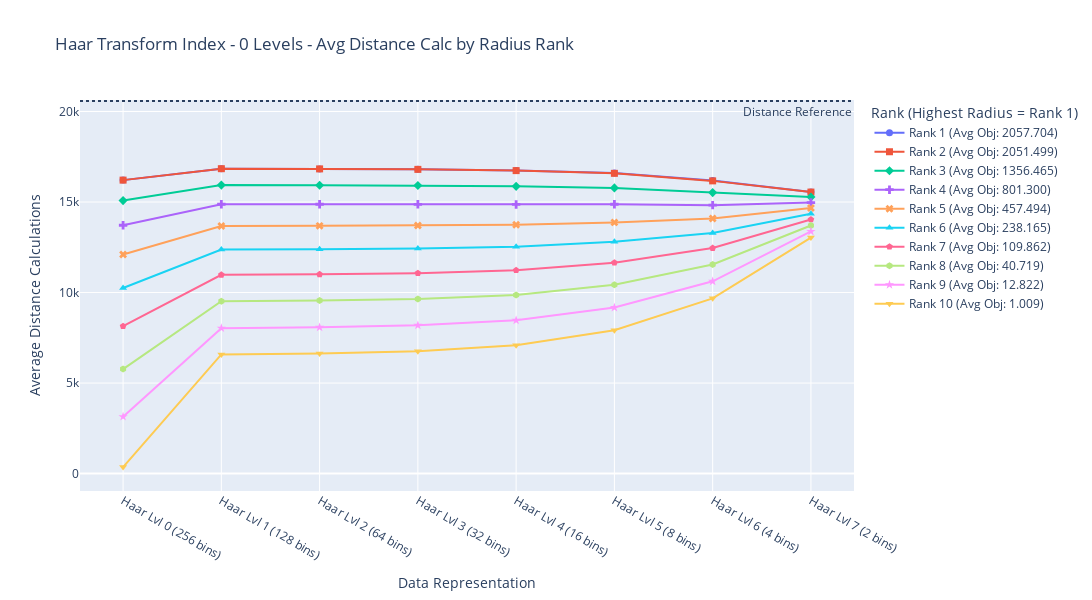
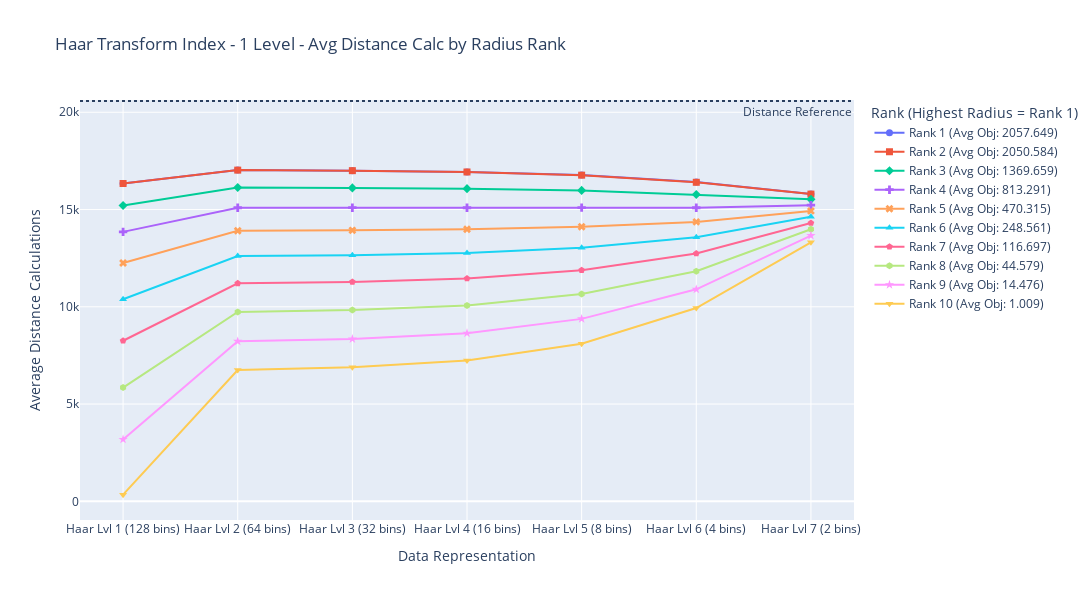

Notebook cell for these charts, in order:
### Code cell
# --- Mappings ---
tree_title_map = {
    "tree-0": "Haar Transform Index - 0 Levels",
    "tree-1": "Haar Transform Index - 1 Level",
    "tree-2": "Haar Transform Index - 2 Levels",
}

data_label_map = {
    "data-0": "Haar Lvl 0 (256 bins)",
    "data-1": "Haar Lvl 1 (128 bins)",
    "data-2": "Haar Lvl 2 (64 bins)",
    "data-3": "Haar Lvl 3 (32 bins)",
    "data-4": "Haar Lvl 4 (16 bins)",
    "data-5": "Haar Lvl 5 (8 bins)",
    "data-6": "Haar Lvl 6 (4 bins)",
    "data-7": "Haar Lvl 7 (2 bins)",
}

# --- Constants ---
REFERENCE_DISTANCE_VALUE = 20580
TARGET_TREES = ["tree-0", "tree-1", "tree-2"]
# Define marker symbols for different rank lines
marker_symbols = ['circle', 'square', 'diamond', 'cross', 'x', 'triangle-up',
                  'pentagon', 'hexagon', 'star', 'triangle-down'] # Add more if needed

# --- Plotting Logic ---
for tree_name, tree_data in all_data.items():
    # Filter for target trees
    if tree_name not in TARGET_TREES:
        continue

    if not isinstance(tree_data, dict):
        print(f"Skipping {tree_name}: Data is not in the expected dictionary format.")
        continue

    fig = go.Figure()
    original_data_labels = sorted([k for k in tree_data.keys() if k.startswith('data-')])
    if not original_data_labels:
        print(f"Skipping {tree_name}: No 'data-X' keys found.")
        continue
    x_axis_labels = [data_label_map.get(lbl, lbl) for lbl in original_data_labels]

    processed_data = {}
    max_rank = 0

    # --- Step 1: Extract and Rank Data ---
    for data_label in original_data_labels:
        data_set = tree_data.get(data_label, {})
        if not isinstance(data_set, dict):
            print(f"Warning: Skipping {data_label} in {tree_name}: Data is not a dictionary.")
            processed_data[data_label] = []
            continue

        sorted_radii = sorted(
            [item for item in data_set.items() if isinstance(item[1], dict) and 'radius' in item[1]],
            key=lambda item: item[1].get('radius', -1),
            reverse=True
        )
        processed_data[data_label] = sorted_radii
        max_rank = max(max_rank, len(sorted_radii))

    if max_rank == 0:
        print(f"Skipping {tree_name}: No valid radius data found across all data keys.")
        continue

    # --- Step 2: Structure Data by Rank Across Datasets ---
    for rank in range(max_rank):
        rank_avg_dist = [] # Changed variable name
        rank_avg_obj = []
        for data_label in original_data_labels:
            sorted_radii = processed_data.get(data_label, [])
            if rank < len(sorted_radii):
                radius_key, radius_data = sorted_radii[rank]
                if isinstance(radius_data, dict):
                     # Get 'avg_dist_calc'
                    rank_avg_dist.append(radius_data.get('avg_dist_calc'))
                    rank_avg_obj.append(radius_data.get('avg_obj_result'))
                else:
                    rank_avg_dist.append(None)
                    rank_avg_obj.append(None)
            else:
                rank_avg_dist.append(None)
                rank_avg_obj.append(None)

        # Only add trace if there is at least one non-None value for this rank
        if not all(v is None for v in rank_avg_dist):
            valid_avg_objs = [obj for obj in rank_avg_obj if obj is not None]
            avg_legend = np.nanmean(valid_avg_objs) if valid_avg_objs else float('nan')
            legend_name = f"Rank {rank + 1} (Avg Obj: {avg_legend:.3f})"
            # Select marker symbol for this rank
            marker_symbol = marker_symbols[rank % len(marker_symbols)]

            fig.add_trace(go.Scatter(
                x=x_axis_labels,
                y=rank_avg_dist, # Use avg_dist data
                mode='lines+markers',
                name=legend_name,
                marker=dict(symbol=marker_symbol, size=7), # <<< ADDED/MODIFIED MARKER
                line=dict(width=2),
                hovertemplate = (
                    f"<b>{tree_title_map.get(tree_name, tree_name)}</b><br>" +
                    'Representation: %{x}<br>' +
                    'Avg Dist Calc: %{y:.2f}<br>' + # Updated label and formatting
                    f'Rank: {rank + 1}<br>' +
                    f'Avg Obj Result (Line Avg): {avg_legend:.3f}' +
                    '<extra></extra>'
                )
            ))

    # --- Step 3: Add Reference Line and Finalize Layout ---
    fig.add_hline(
        y=REFERENCE_DISTANCE_VALUE,
        line_dash="dot",
        annotation_text="Distance Reference",
        annotation_position="bottom right"
    )

    fig.update_layout(
        title=f"{tree_title_map.get(tree_name, tree_name)} - Avg Distance Calc by Radius Rank", # Updated title
        xaxis_title="Data Representation",
        yaxis_title="Average Distance Calculations",
        legend_title="Rank (Highest Radius = Rank 1)",
        hovermode="x unified",
        xaxis={'categoryorder':'array', 'categoryarray':x_axis_labels},
        width=1200,  # Largura
        height=600
    )

    # --- Step 4: Show Plot ---
    fig.show()

print("\nAverage Distance Calculation plots by rank generated for selected trees.")

### Figure 1 — Plotly figure (JSON) as saved in the notebook; plotly's stock layout.template omitted (floating-point values rounded to 4 significant figures)
{"data": [{"hovertemplate": "<b>Haar Transform Index - 0 Levels</b><br>Representation: %{x}<br>Avg Dist Calc: %{y:.2f}<br>Rank: 1<br>Avg Obj Result (Line Avg): 2057.704<extra></extra>", "line": {"width": 2}, "marker": {"size": 7, "symbol": "circle"}, "mode": "lines+markers", "name": "Rank 1 (Avg Obj: 2057.704)", "type": "scatter", "x": ["Haar Lvl 0 (256 bins)", "Haar Lvl 1 (128 bins)", "Haar Lvl 2 (64 bins)", "Haar Lvl 3 (32 bins)", "Haar Lvl 4 (16 bins)", "Haar Lvl 5 (8 bins)", "Haar Lvl 6 (4 bins)", "Haar Lvl 7 (2 bins)"], "y": [16210.0, 16842, 16830.0, 16800.0, 16740.0, 16600.0, 16183, 15560.0]}, {"hovertemplate": "<b>Haar Transform Index - 0 Levels</b><br>Representation: %{x}<br>Avg Dist Calc: %{y:.2f}<br>Rank: 2<br>Avg Obj Result (Line Avg): 2051.499<extra></extra>", "line": {"width": 2}, "marker": {"size": 7, "symbol": "square"}, "mode": "lines+markers", "name": "Rank 2 (Avg Obj: 2051.499)", "type": "scatter", "x": ["Haar Lvl 0 (256 bins)", "Haar Lvl 1 (128 bins)", "Haar Lvl 2 (64 bins)", "Haar Lvl 3 (32 bins)", "Haar Lvl 4 (16 bins)", "Haar Lvl 5 (8 bins)", "Haar Lvl 6 (4 bins)", "Haar Lvl 7 (2 bins)"], "y": [16210.0, 16841, 16830, 16800.0, 16730.0, 16580.0, 16170.0, 15550.0]}, {"hovertemplate": "<b>Haar Transform Index - 0 Levels</b><br>Representation: %{x}<br>Avg Dist Calc: %{y:.2f}<br>Rank: 3<br>Avg Obj Result (Line Avg): 1356.465<extra></extra>", "line": {"width": 2}, "marker": {"size": 7, "symbol": "diamond"}, "mode": "lines+markers", "name": "Rank 3 (Avg Obj: 1356.465)", "type": "scatter", "x": ["Haar Lvl 0 (256 bins)", "Haar Lvl 1 (128 bins)", "Haar Lvl 2 (64 bins)", "Haar Lvl 3 (32 bins)", "Haar Lvl 4 (16 bins)", "Haar Lvl 5 (8 bins)", "Haar Lvl 6 (4 bins)", "Haar Lvl 7 (2 bins)"], "y": [15080.0, 15930.0, 15930.0, 15910.0, 15870.0, 15780.0, 15520.0, 15280.0]}, {"hovertemplate": "<b>Haar Transform Index - 0 Levels</b><br>Representation: %{x}<br>Avg Dist Calc: %{y:.2f}<br>Rank: 4<br>Avg Obj Result (Line Avg): 801.300<extra></extra>", "line": {"width": 2}, "marker": {"size": 7, "symbol": "cross"}, "mode": "lines+markers", "name": "Rank 4 (Avg Obj: 801.300)", "type": "scatter", "x": ["Haar Lvl 0 (256 bins)", "Haar Lvl 1 (128 bins)", "Haar Lvl 2 (64 bins)", "Haar Lvl 3 (32 bins)", "Haar Lvl 4 (16 bins)", "Haar Lvl 5 (8 bins)", "Haar Lvl 6 (4 bins)", "Haar Lvl 7 (2 bins)"], "y": [13720.0, 14880.0, 14880.0, 14870.0, 14870.0, 14880.0, 14830.0, 14970.0]}, {"hovertemplate": "<b>Haar Transform Index - 0 Levels</b><br>Representation: %{x}<br>Avg Dist Calc: %{y:.2f}<br>Rank: 5<br>Avg Obj Result (Line Avg): 457.494<extra></extra>", "line": {"width": 2}, "marker": {"size": 7, "symbol": "x"}, "mode": "lines+markers", "name": "Rank 5 (Avg Obj: 457.494)", "type": "scatter", "x": ["Haar Lvl 0 (256 bins)", "Haar Lvl 1 (128 bins)", "Haar Lvl 2 (64 bins)", "Haar Lvl 3 (32 bins)", "Haar Lvl 4 (16 bins)", "Haar Lvl 5 (8 bins)", "Haar Lvl 6 (4 bins)", "Haar Lvl 7 (2 bins)"], "y": [12100.0, 13680.0, 13680.0, 13700.0, 13740.0, 13870.0, 14090.0, 14670.0]}, {"hovertemplate": "<b>Haar Transform Index - 0 Levels</b><br>Representation: %{x}<br>Avg Dist Calc: %{y:.2f}<br>Rank: 6<br>Avg Obj Result (Line Avg): 238.165<extra></extra>", "line": {"width": 2}, "marker": {"size": 7, "symbol": "triangle-up"}, "mode": "lines+markers", "name": "Rank 6 (Avg Obj: 238.165)", "type": "scatter", "x": ["Haar Lvl 0 (256 bins)", "Haar Lvl 1 (128 bins)", "Haar Lvl 2 (64 bins)", "Haar Lvl 3 (32 bins)", "Haar Lvl 4 (16 bins)", "Haar Lvl 5 (8 bins)", "Haar Lvl 6 (4 bins)", "Haar Lvl 7 (2 bins)"], "y": [10250.0, 12370.0, 12390.0, 12430.0, 12530.0, 12800.0, 13292, 14350.0]}, {"hovertemplate": "<b>Haar Transform Index - 0 Levels</b><br>Representation: %{x}<br>Avg Dist Calc: %{y:.2f}<br>Rank: 7<br>Avg Obj Result (Line Avg): 109.862<extra></extra>", "line": {"width": 2}, "marker": {"size": 7, "symbol": "pentagon"}, "mode": "lines+markers", "name": "Rank 7 (Avg Obj: 109.862)", "type": "scatter", "x": ["Haar Lvl 0 (256 bins)", "Haar Lvl 1 (128 bins)", "Haar Lvl 2 (64 bins)", "Haar Lvl 3 (32 bins)", "Haar Lvl 4 (16 bins)", "Haar Lvl 5 (8 bins)", "Haar Lvl 6 (4 bins)", "Haar Lvl 7 (2 bins)"], "y": [8141.0, 10980.0, 11003, 11070.0, 11230.0, 11650.0, 12460.0, 14030.0]}, {"hovertemplate": "<b>Haar Transform Index - 0 Levels</b><br>Representation: %{x}<br>Avg Dist Calc: %{y:.2f}<br>Rank: 8<br>Avg Obj Result (Line Avg): 40.719<extra></extra>", "line": {"width": 2}, "marker": {"size": 7, "symbol": "hexagon"}, "mode": "lines+markers", "name": "Rank 8 (Avg Obj: 40.719)", "type": "scatter", "x": ["Haar Lvl 0 (256 bins)", "Haar Lvl 1 (128 bins)", "Haar Lvl 2 (64 bins)", "Haar Lvl 3 (32 bins)", "Haar Lvl 4 (16 bins)", "Haar Lvl 5 (8 bins)", "Haar Lvl 6 (4 bins)", "Haar Lvl 7 (2 bins)"], "y": [5771.0, 9520.0, 9556.0, 9646.0, 9866.0, 10430.0, 11551, 13703]}, {"hovertemplate": "<b>Haar Transform Index - 0 Levels</b><br>Representation: %{x}<br>Avg Dist Calc: %{y:.2f}<br>Rank: 9<br>Avg Obj Result (Line Avg): 12.822<extra></extra>", "line": {"width": 2}, "marker": {"size": 7, "symbol": "star"}, "mode": "lines+markers", "name": "Rank 9 (Avg Obj: 12.822)", "type": "scatter", "x": ["Haar Lvl 0 (256 bins)", "Haar Lvl 1 (128 bins)", "Haar Lvl 2 (64 bins)", "Haar Lvl 3 (32 bins)", "Haar Lvl 4 (16 bins)", "Haar Lvl 5 (8 bins)", "Haar Lvl 6 (4 bins)", "Haar Lvl 7 (2 bins)"], "y": [3144.0, 8032.0, 8077.0, 8186.0, 8463.0, 9171.0, 10620.0, 13370.0]}, {"hovertemplate": "<b>Haar Transform Index - 0 Levels</b><br>Representation: %{x}<br>Avg Dist Calc: %{y:.2f}<br>Rank: 10<br>Avg Obj Result (Line Avg): 1.009<extra></extra>", "line": {"width": 2}, "marker": {"size": 7, "symbol": "triangle-down"}, "mode": "lines+markers", "name": "Rank 10 (Avg Obj: 1.009)", "type": "scatter", "x": ["Haar Lvl 0 (256 bins)", "Haar Lvl 1 (128 bins)", "Haar Lvl 2 (64 bins)", "Haar Lvl 3 (32 bins)", "Haar Lvl 4 (16 bins)", "Haar Lvl 5 (8 bins)", "Haar Lvl 6 (4 bins)", "Haar Lvl 7 (2 bins)"], "y": [358.4, 6582.0, 6635.0, 6762.0, 7085.0, 7917.0, 9680.0, 13040.0]}], "layout": {"annotations": [{"showarrow": false, "text": "Distance Reference", "x": 1, "xanchor": "right", "xref": "x domain", "y": 20580, "yanchor": "top", "yref": "y"}], "height": 600, "hovermode": "x unified", "legend": {"title": {"text": "Rank (Highest Radius = Rank 1)"}}, "shapes": [{"line": {"dash": "dot"}, "type": "line", "x0": 0, "x1": 1, "xref": "x domain", "y0": 20580, "y1": 20580, "yref": "y"}], "title": {"text": "Haar Transform Index - 0 Levels - Avg Distance Calc by Radius Rank"}, "width": 1200, "xaxis": {"categoryarray": ["Haar Lvl 0 (256 bins)", "Haar Lvl 1 (128 bins)", "Haar Lvl 2 (64 bins)", "Haar Lvl 3 (32 bins)", "Haar Lvl 4 (16 bins)", "Haar Lvl 5 (8 bins)", "Haar Lvl 6 (4 bins)", "Haar Lvl 7 (2 bins)"], "categoryorder": "array", "title": {"text": "Data Representation"}}, "yaxis": {"title": {"text": "Average Distance Calculations"}}}}

### Figure 2 — Plotly figure (JSON) as saved in the notebook; plotly's stock layout.template omitted (floating-point values rounded to 4 significant figures)
{"data": [{"hovertemplate": "<b>Haar Transform Index - 1 Level</b><br>Representation: %{x}<br>Avg Dist Calc: %{y:.2f}<br>Rank: 1<br>Avg Obj Result (Line Avg): 2057.649<extra></extra>", "line": {"width": 2}, "marker": {"size": 7, "symbol": "circle"}, "mode": "lines+markers", "name": "Rank 1 (Avg Obj: 2057.649)", "type": "scatter", "x": ["Haar Lvl 1 (128 bins)", "Haar Lvl 2 (64 bins)", "Haar Lvl 3 (32 bins)", "Haar Lvl 4 (16 bins)", "Haar Lvl 5 (8 bins)", "Haar Lvl 6 (4 bins)", "Haar Lvl 7 (2 bins)"], "y": [16340.0, 17030.0, 17000.0, 16930.0, 16780.0, 16420.0, 15800.0]}, {"hovertemplate": "<b>Haar Transform Index - 1 Level</b><br>Representation: %{x}<br>Avg Dist Calc: %{y:.2f}<br>Rank: 2<br>Avg Obj Result (Line Avg): 2050.584<extra></extra>", "line": {"width": 2}, "marker": {"size": 7, "symbol": "square"}, "mode": "lines+markers", "name": "Rank 2 (Avg Obj: 2050.584)", "type": "scatter", "x": ["Haar Lvl 1 (128 bins)", "Haar Lvl 2 (64 bins)", "Haar Lvl 3 (32 bins)", "Haar Lvl 4 (16 bins)", "Haar Lvl 5 (8 bins)", "Haar Lvl 6 (4 bins)", "Haar Lvl 7 (2 bins)"], "y": [16340.0, 17030.0, 17000.0, 16930.0, 16770.0, 16400.0, 15794]}, {"hovertemplate": "<b>Haar Transform Index - 1 Level</b><br>Representation: %{x}<br>Avg Dist Calc: %{y:.2f}<br>Rank: 3<br>Avg Obj Result (Line Avg): 1369.659<extra></extra>", "line": {"width": 2}, "marker": {"size": 7, "symbol": "diamond"}, "mode": "lines+markers", "name": "Rank 3 (Avg Obj: 1369.659)", "type": "scatter", "x": ["Haar Lvl 1 (128 bins)", "Haar Lvl 2 (64 bins)", "Haar Lvl 3 (32 bins)", "Haar Lvl 4 (16 bins)", "Haar Lvl 5 (8 bins)", "Haar Lvl 6 (4 bins)", "Haar Lvl 7 (2 bins)"], "y": [15200.0, 16130.0, 16110.0, 16080.0, 15990.0, 15770.0, 15530.0]}, {"hovertemplate": "<b>Haar Transform Index - 1 Level</b><br>Representation: %{x}<br>Avg Dist Calc: %{y:.2f}<br>Rank: 4<br>Avg Obj Result (Line Avg): 813.291<extra></extra>", "line": {"width": 2}, "marker": {"size": 7, "symbol": "cross"}, "mode": "lines+markers", "name": "Rank 4 (Avg Obj: 813.291)", "type": "scatter", "x": ["Haar Lvl 1 (128 bins)", "Haar Lvl 2 (64 bins)", "Haar Lvl 3 (32 bins)", "Haar Lvl 4 (16 bins)", "Haar Lvl 5 (8 bins)", "Haar Lvl 6 (4 bins)", "Haar Lvl 7 (2 bins)"], "y": [13850.0, 15090.0, 15090.0, 15090.0, 15100.0, 15090.0, 15230.0]}, {"hovertemplate": "<b>Haar Transform Index - 1 Level</b><br>Representation: %{x}<br>Avg Dist Calc: %{y:.2f}<br>Rank: 5<br>Avg Obj Result (Line Avg): 470.315<extra></extra>", "line": {"width": 2}, "marker": {"size": 7, "symbol": "x"}, "mode": "lines+markers", "name": "Rank 5 (Avg Obj: 470.315)", "type": "scatter", "x": ["Haar Lvl 1 (128 bins)", "Haar Lvl 2 (64 bins)", "Haar Lvl 3 (32 bins)", "Haar Lvl 4 (16 bins)", "Haar Lvl 5 (8 bins)", "Haar Lvl 6 (4 bins)", "Haar Lvl 7 (2 bins)"], "y": [12250.0, 13910.0, 13930.0, 13980.0, 14120.0, 14370.0, 14930.0]}, {"hovertemplate": "<b>Haar Transform Index - 1 Level</b><br>Representation: %{x}<br>Avg Dist Calc: %{y:.2f}<br>Rank: 6<br>Avg Obj Result (Line Avg): 248.561<extra></extra>", "line": {"width": 2}, "marker": {"size": 7, "symbol": "triangle-up"}, "mode": "lines+markers", "name": "Rank 6 (Avg Obj: 248.561)", "type": "scatter", "x": ["Haar Lvl 1 (128 bins)", "Haar Lvl 2 (64 bins)", "Haar Lvl 3 (32 bins)", "Haar Lvl 4 (16 bins)", "Haar Lvl 5 (8 bins)", "Haar Lvl 6 (4 bins)", "Haar Lvl 7 (2 bins)"], "y": [10390.0, 12610.0, 12650.0, 12763, 13042, 13580.0, 14620.0]}, {"hovertemplate": "<b>Haar Transform Index - 1 Level</b><br>Representation: %{x}<br>Avg Dist Calc: %{y:.2f}<br>Rank: 7<br>Avg Obj Result (Line Avg): 116.697<extra></extra>", "line": {"width": 2}, "marker": {"size": 7, "symbol": "pentagon"}, "mode": "lines+markers", "name": "Rank 7 (Avg Obj: 116.697)", "type": "scatter", "x": ["Haar Lvl 1 (128 bins)", "Haar Lvl 2 (64 bins)", "Haar Lvl 3 (32 bins)", "Haar Lvl 4 (16 bins)", "Haar Lvl 5 (8 bins)", "Haar Lvl 6 (4 bins)", "Haar Lvl 7 (2 bins)"], "y": [8255.0, 11206, 11280.0, 11450.0, 11880.0, 12740.0, 14310.0]}, {"hovertemplate": "<b>Haar Transform Index - 1 Level</b><br>Representation: %{x}<br>Avg Dist Calc: %{y:.2f}<br>Rank: 8<br>Avg Obj Result (Line Avg): 44.579<extra></extra>", "line": {"width": 2}, "marker": {"size": 7, "symbol": "hexagon"}, "mode": "lines+markers", "name": "Rank 8 (Avg Obj: 44.579)", "type": "scatter", "x": ["Haar Lvl 1 (128 bins)", "Haar Lvl 2 (64 bins)", "Haar Lvl 3 (32 bins)", "Haar Lvl 4 (16 bins)", "Haar Lvl 5 (8 bins)", "Haar Lvl 6 (4 bins)", "Haar Lvl 7 (2 bins)"], "y": [5850.0, 9733.0, 9832.0, 10070.0, 10650.0, 11830.0, 13990.0]}, {"hovertemplate": "<b>Haar Transform Index - 1 Level</b><br>Representation: %{x}<br>Avg Dist Calc: %{y:.2f}<br>Rank: 9<br>Avg Obj Result (Line Avg): 14.476<extra></extra>", "line": {"width": 2}, "marker": {"size": 7, "symbol": "star"}, "mode": "lines+markers", "name": "Rank 9 (Avg Obj: 14.476)", "type": "scatter", "x": ["Haar Lvl 1 (128 bins)", "Haar Lvl 2 (64 bins)", "Haar Lvl 3 (32 bins)", "Haar Lvl 4 (16 bins)", "Haar Lvl 5 (8 bins)", "Haar Lvl 6 (4 bins)", "Haar Lvl 7 (2 bins)"], "y": [3183.0, 8224.0, 8346.0, 8644.0, 9380.0, 10900.0, 13660.0]}, {"hovertemplate": "<b>Haar Transform Index - 1 Level</b><br>Representation: %{x}<br>Avg Dist Calc: %{y:.2f}<br>Rank: 10<br>Avg Obj Result (Line Avg): 1.009<extra></extra>", "line": {"width": 2}, "marker": {"size": 7, "symbol": "triangle-down"}, "mode": "lines+markers", "name": "Rank 10 (Avg Obj: 1.009)", "type": "scatter", "x": ["Haar Lvl 1 (128 bins)", "Haar Lvl 2 (64 bins)", "Haar Lvl 3 (32 bins)", "Haar Lvl 4 (16 bins)", "Haar Lvl 5 (8 bins)", "Haar Lvl 6 (4 bins)", "Haar Lvl 7 (2 bins)"], "y": [345.0, 6750.0, 6889.0, 7235.0, 8100.0, 9936.0, 13320.0]}], "layout": {"annotations": [{"showarrow": false, "text": "Distance Reference", "x": 1, "xanchor": "right", "xref": "x domain", "y": 20580, "yanchor": "top", "yref": "y"}], "height": 600, "hovermode": "x unified", "legend": {"title": {"text": "Rank (Highest Radius = Rank 1)"}}, "shapes": [{"line": {"dash": "dot"}, "type": "line", "x0": 0, "x1": 1, "xref": "x domain", "y0": 20580, "y1": 20580, "yref": "y"}], "title": {"text": "Haar Transform Index - 1 Level - Avg Distance Calc by Radius Rank"}, "width": 1200, "xaxis": {"categoryarray": ["Haar Lvl 1 (128 bins)", "Haar Lvl 2 (64 bins)", "Haar Lvl 3 (32 bins)", "Haar Lvl 4 (16 bins)", "Haar Lvl 5 (8 bins)", "Haar Lvl 6 (4 bins)", "Haar Lvl 7 (2 bins)"], "categoryorder": "array", "title": {"text": "Data Representation"}}, "yaxis": {"title": {"text": "Average Distance Calculations"}}}}
